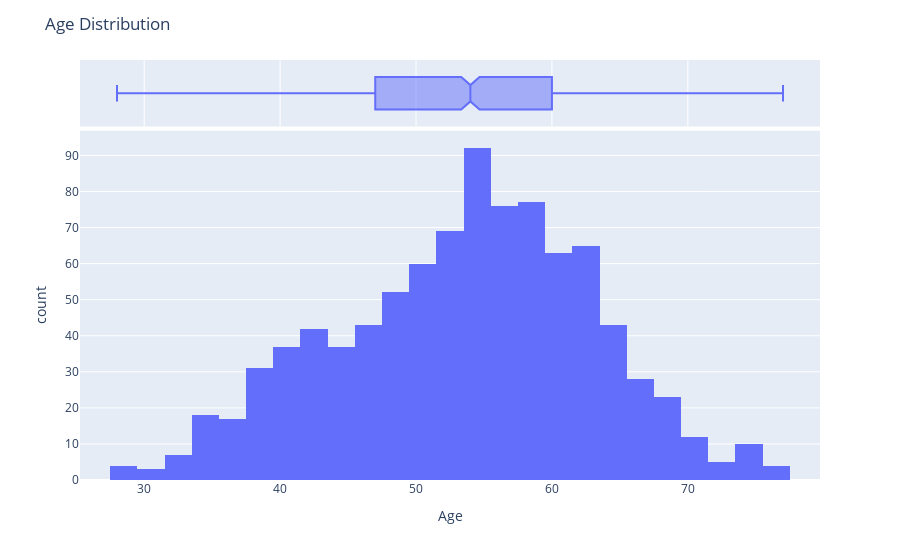

The code cell stored with this chart in its notebook:
### Markdown cell above
Morethan 55% of the patients in the dataset are heart disease (hypertensive)

### Code cell
#Checking the Distribution of Age

age_his = px.histogram(data, x='Age', marginal='box')
age_his.update_layout(title='Age Distribution')
age_his.show()

### Figure 1 — Plotly figure (JSON) as saved in the notebook; plotly's stock layout.template omitted (floating-point values rounded to 4 significant figures; data arrays with more than 128 entries replaced by an {"elided": "..."} marker saying what was removed)
{"data": [{"alignmentgroup": "True", "bingroup": "x", "hovertemplate": "Age=%{x}<br>count=%{y}<extra></extra>", "legendgroup": "", "marker": {"color": "#636efa", "pattern": {"shape": ""}}, "name": "", "offsetgroup": "", "orientation": "v", "showlegend": false, "type": "histogram", "x": {"elided": "918 int values"}, "xaxis": "x", "yaxis": "y"}, {"alignmentgroup": "True", "hovertemplate": "Age=%{x}<extra></extra>", "legendgroup": "", "marker": {"color": "#636efa"}, "name": "", "notched": true, "offsetgroup": "", "showlegend": false, "type": "box", "x": {"elided": "918 int values"}, "xaxis": "x2", "yaxis": "y2"}], "layout": {"barmode": "relative", "legend": {"tracegroupgap": 0}, "margin": {"t": 60}, "title": {"text": "Age Distribution"}, "xaxis": {"anchor": "y", "domain": [0, 1], "title": {"text": "Age"}}, "xaxis2": {"anchor": "y2", "domain": [0, 1], "matches": "x", "showgrid": true, "showticklabels": false}, "yaxis": {"anchor": "x", "domain": [0, 0.8316], "title": {"text": "count"}}, "yaxis2": {"anchor": "x2", "domain": [0.8416, 1], "matches": "y2", "showgrid": false, "showline": false, "showticklabels": false, "ticks": ""}}}
